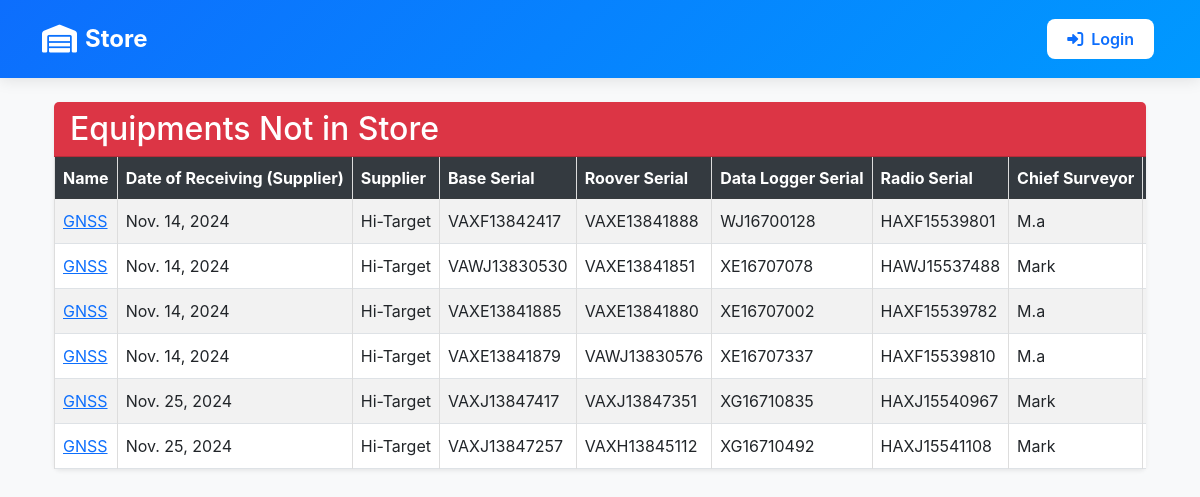
The app's page /store_field/ with its own data.
### inventory/models.py (models this page shows, shortened)
class EquipmentsInSurvey(models.Model):
    name = models.CharField(max_length=100)
    date_of_receiving_from_supplier = models.DateField()
    supplier = models.CharField(max_length=20)
    base_serial = models.CharField(max_length=100)
    roover_serial = models.CharField(max_length=100)
    data_logger_serial = models.CharField(max_length=100)
    radio_serial = models.CharField(max_length=100)
    chief_surveyor = models.ForeignKey(User, on_delete=models.CASCADE, null=True)
    surveyor_responsible = models.CharField(max_length=100, null=True)
    project = models.CharField(max_length=20)
    section = models.CharField(max_length=100)
    date_receiving_from_department = models.DateField()
    status = models.CharField(choices=[('In Store', 'In Store'), ('In Field', 'In Field'), ('With Chief Surveyor', 'With Chief Surveyor'), ('Returning', 'Returning')], max_length=100, default='In Store')

### inventory/views.py (the view)
# urls.py: path('store_field/', store_field, name='store_field'),
def store_field(request):
    data = EquipmentsInSurvey.objects.filter(status__in=['In Field', 'With Chief Surveyor'])
    return render(request, 'inventory/store_field.html', {'data': data})

### inventory/context_processors.py (called while the page is built)
def is_admin(request):
    return {'is_admin': request.user.is_authenticated and request.user.is_superuser}

### inventory/templates/inventory/store_field.html (shortened to what this page needs)
{% extends 'base/base_dashboard.html' %}
{% block content %}
<div class="container-fluid mt-4">
    <div class="card shadow-sm border-0">
        <div class="card-header bg-danger text-white">
            <h2 class="mb-0">Equipments Not in Store</h2>
        </div>
        <div class="card-body p-0">
            <div class="table-responsive" style="overflow-x: auto; -webkit-overflow-scrolling: touch;">
                <table class="table table-striped table-hover table-bordered align-middle mb-0">
                    <thead class="table-dark">
                        <tr>
                            <th>Name</th>
                            <th>Date of Receiving (Supplier)</th>
                            <th>Supplier</th>
                            <th>Base Serial</th>
                            <th>Roover Serial</th>
                            <th>Data Logger Serial</th>
                            <th>Radio Serial</th>
                            <th>Chief Surveyor</th>
                            <th>Surveyor Responsible</th>
                        </tr>
                    </thead>
                    <tbody>
                        {% for info in data %}
                        <tr>
                            <td><a href="{% url 'equipment_detail' info.id %}">{{ info.name }}</a></td>
                            <td>{{ info.date_of_receiving_from_supplier }}</td>
                            <td>{{ info.supplier }}</td>
                            <td>{{ info.base_serial }}</td>
                            <td>{{ info.roover_serial }}</td>
                            <td>{{ info.data_logger_serial }}</td>
                            <td>{{ info.radio_serial }}</td>
                            <td>{{ info.chief_surveyor }}</td>
                            <td>
                            </td>
                        </tr>
                        {% endfor %}
                    </tbody>
                </table>
            </div>
        </div>
    </div>
</div>
{% endblock %}

### templates/base/base_dashboard.html (style rules this page uses)
body { font-family: 'Inter', Arial, sans-serif; margin: 0; padding: 0; background-color: #f8f9fa; }
table { width: 100%; border-collapse: collapse; }
th, td { border: 1px solid #ddd; padding: 8px; text-align: left; }
th { background-color: #f2f2f2; }
tr:nth-child(even) { background-color: #f9f9f9; }

### inventory/templates/inventory/store_field.html (style rules this page uses)
.table-responsive { max-height: calc(100vh - 200px); overflow-y: auto; }
.table th { position: sticky; top: 0; background: #343a40; z-index: 1; }
.table td { white-space: nowrap; }
.table th { white-space: nowrap; }

### records on screen
EquipmentsInSurvey: name "GNSS", date_of_receiving_from_supplier "Nov. 14, 2024", supplier "Hi-Target", base_serial "VAXF13842417", roover_serial "VAXE13841888", data_logger_serial "WJ16700128", radio_serial "HAXF15539801", chief_surveyor "M.a"
EquipmentsInSurvey: name "GNSS", date_of_receiving_from_supplier "Nov. 14, 2024", supplier "Hi-Target", base_serial "VAWJ13830530", roover_serial "VAXE13841851", data_logger_serial "XE16707078", radio_serial "HAWJ15537488", chief_surveyor "Mark"
EquipmentsInSurvey: name "GNSS", date_of_receiving_from_supplier "Nov. 14, 2024", supplier "Hi-Target", base_serial "VAXE13841885", roover_serial "VAXE13841880", data_logger_serial "XE16707002", radio_serial "HAXF15539782", chief_surveyor "M.a"
EquipmentsInSurvey: name "GNSS", date_of_receiving_from_supplier "Nov. 14, 2024", supplier "Hi-Target", base_serial "VAXE13841879", roover_serial "VAWJ13830576", data_logger_serial "XE16707337", radio_serial "HAXF15539810", chief_surveyor "M.a"
EquipmentsInSurvey: name "GNSS", date_of_receiving_from_supplier "Nov. 25, 2024", supplier "Hi-Target", base_serial "VAXJ13847417", roover_serial "VAXJ13847351", data_logger_serial "XG16710835", radio_serial "HAXJ15540967", chief_surveyor "Mark"
EquipmentsInSurvey: name "GNSS", date_of_receiving_from_supplier "Nov. 25, 2024", supplier "Hi-Target", base_serial "VAXJ13847257", roover_serial "VAXH13845112", data_logger_serial "XG16710492", radio_serial "HAXJ15541108", chief_surveyor "Mark"
